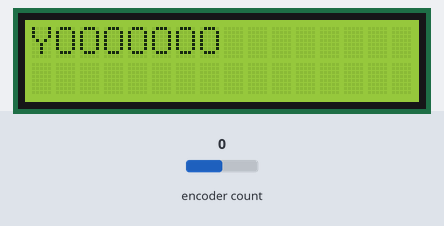
Recording of a sketch running on a simulated Arduino Uno, built with avr-gcc and run on an emulated ATmega328P. Parts: 16×2 character LCD. The inputs (shaded band) are chosen by the test bench; at power-on: encoder count 0.

Above: at 1.2 s.
1.3 s: encoder count set to 1
At 2.2 s:
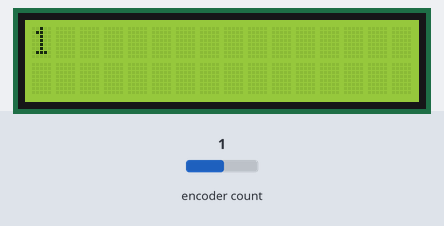
2.8 s: encoder count set to 2
At 3.4 s:
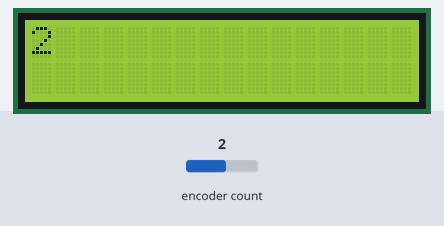
4.3 s: encoder count set to 3
At 5.7 s:
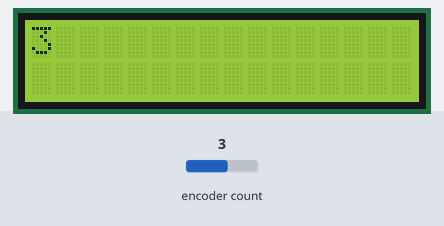
Timing chart, 0 to 7.3 s (numbered marks = the images above; inputs shaded):
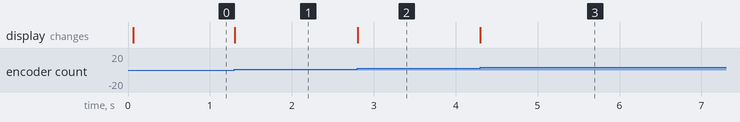

The sketch:

test_all.ino
```cpp
/*
 * Example using the Rotary library, dumping integers to the serial
 * port. The integers increment or decrement depending on the direction
 * of rotation.
 *
 * This example uses polling rather than interrupts.
 */

#include <rotary.h>
#include <LiquidCrystal.h>

//initialize pin

#define PINA2 A0
#define PINB2 A1
#define PUSHB2 A3

const int rs = 11, en = 12, d4 = 5, d5 = 4, d6 = 3, d7 = 2, back = 9;
bool  initial = LOW;

//initialize prog
LiquidCrystal lcd(rs, en, d4, d5, d6, d7);

Rotary r = Rotary(PINA2, PINB2);

// Counter that will be incremented or decremented by rotation.
int counter = 0;

void setup() {
    lcd.begin (16, 2);
    lcd.print("YOOOOOOO");
}

void loop() {
  unsigned char result = r.process();
  if (result == DIR_CW) {
    counter++;
  lcd.clear();
  lcd.print (String(counter));
  } else if (result == DIR_CCW) {
    counter--;
    lcd.clear();
  lcd.print (String(counter));

  }
}
```

Measured:
- after the input at 1.3 s, the display: changes at once (image 1)
- after the input at 2.8 s, the display: changes at once (image 2)
- after the input at 4.3 s, the display: changes at once (image 3)
